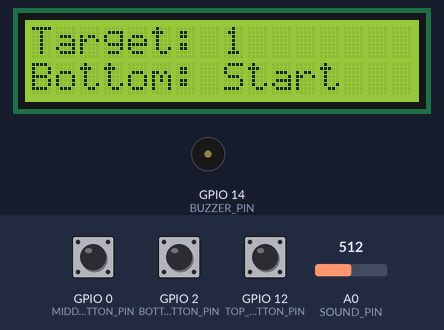
Bench run of a sketch on a simulated ESP8266 (NodeMCU). Parts: 16×2 character LCD, buzzer (waves = sounding, pin HIGH). The test bench sets the inputs (shaded band); at power-on: GPIO 2 (BOTTOM_BUTTON_PIN) HIGH, GPIO 0 (MIDDLE_BUTTON_PIN) HIGH, GPIO 12 (TOP_BUTTON_PIN) HIGH, A0 (SOUND_PIN) = 512. WiFi joins after 1.5 s; servers stay silent unless stated; uploads are accepted with an empty reply; the local clock reads 2024-03-15 10:24:30 at power-on unless the sketch sets it; storage starts empty; EEPROM starts erased; what the sketch prints to the serial monitor is not drawn.

Above: at 1.7 s.
1.8 s: GPIO 2 (BOTTOM_BUTTON_PIN) pulled LOW for 1 s
At 3.3 s:
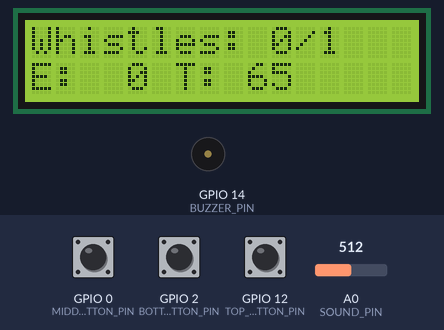
4.4 s: GPIO 2 (BOTTOM_BUTTON_PIN) pulled LOW for 3.2 s
At 10.5 s:
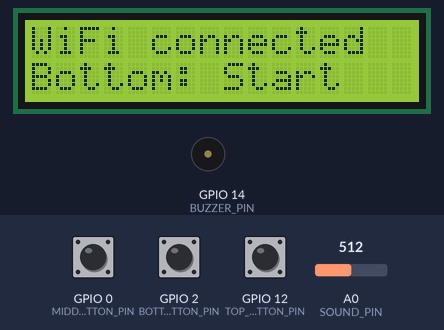
10.6 s: GPIO 0 (MIDDLE_BUTTON_PIN) pulled LOW for 3.2 s
At 12.4 s:
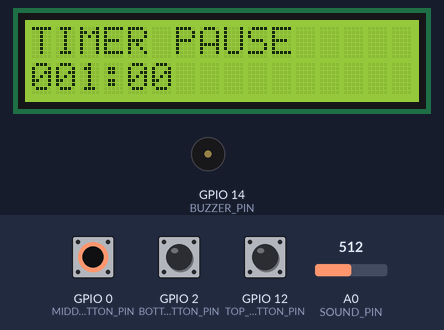
15.3 s: GPIO 2 (BOTTOM_BUTTON_PIN) pulled LOW for 1 s
At 17.2 s:
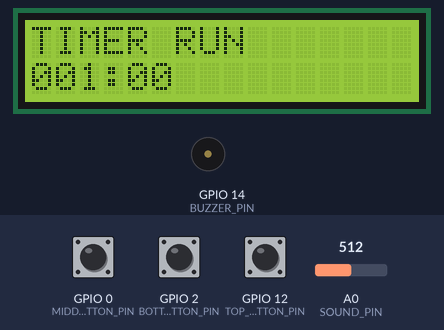
19.3 s: GPIO 0 (MIDDLE_BUTTON_PIN) pulled LOW for 0.15 s
At 22.3 s:
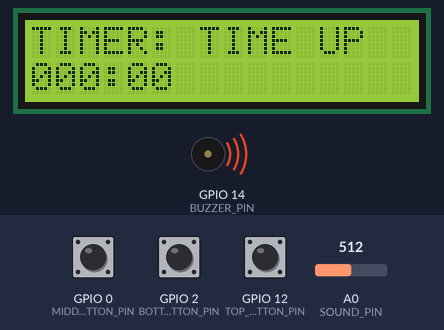
22.4 s: GPIO 12 (TOP_BUTTON_PIN) pulled LOW for 1 s
At 23.8 s:
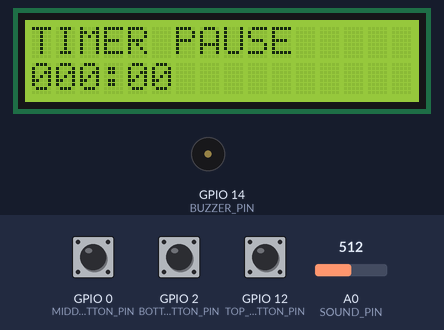
Timing chart, 0 to 25.4 s (numbered marks = the images above; inputs shaded):
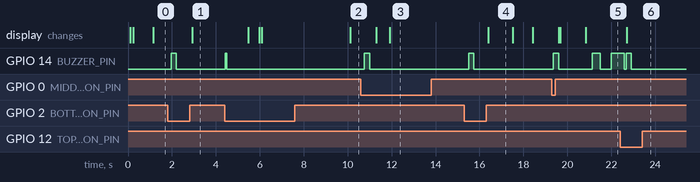

The sketch:

Whistle_counter_esp8266_wifi_multimode.ino
```cpp
/*
  Generic ESP8266 multi-mode whistle counter with a durable Wi-Fi event outbox.
  AO: A0; LCD SDA/SCL: GPIO4/5; buttons: GPIO12/0/2; buzzer: GPIO14.
  GPIO0 and GPIO2 must remain HIGH during normal boot. Use the original wiring.
  See README.md for board, flash, and HTTPS configuration.
*/

#include "Button.h"
#include "Config.h"
#include "Display.h"
#include "SettingsStore.h"
#include "WhistleDetector.h"
#include "NetworkNotifier.h"

enum class AppMode : uint8_t {
  HOME,
  LISTENING,
  THRESHOLD_SETTINGS,
  WHISTLE_ALARM,
  STOPWATCH,
  TIMER
};

enum ButtonId : uint8_t { TOP = 0, MIDDLE = 1, BOTTOM = 2 };

Button buttons[] = {
    Button(Config::TOP_BUTTON_PIN),
    Button(Config::MIDDLE_BUTTON_PIN),
    Button(Config::BOTTOM_BUTTON_PIN),
};

Display display;
SettingsStore settingsStore;
WhistleDetector whistleDetector;

AppMode mode = AppMode::HOME;
uint16_t targetWhistles = 1;
uint16_t countedWhistles = 0;
uint16_t whistleThreshold = Config::DEFAULT_START_THRESHOLD;
bool thresholdDirty = false;

// Stopwatch stores completed time separately from its current running slice,
// allowing pause/resume without losing any time.
uint32_t stopwatchAccumulatedMs = 0;
uint32_t stopwatchStartedAt = 0;
bool stopwatchRunning = false;

// The timer counts down in seconds.  It starts paused, with one minute ready.
uint32_t timerRemainingSeconds = Config::DEFAULT_TIMER_MINUTES * 60UL;
uint32_t timerLastTickAt = 0;
bool timerRunning = false;
bool timerTimeUp = false;

// A button that has dismissed an alarm ignores its hold/release events.  Thus,
// holding Top to silence an alarm cannot accidentally open Stopwatch mode.
bool ignoreUntilRelease[3] = {false, false, false};

uint32_t feedbackBeepStartedAt = 0;
bool feedbackBeepActive = false;
uint32_t startupScreenStartedAt = 0;
uint32_t lastDisplayUpdateAt = 0;

void render(bool force = false);

void requestFeedbackBeep() {
  feedbackBeepActive = true;
  feedbackBeepStartedAt = millis();
}

void goHome(bool resetTarget) {
  mode = AppMode::HOME;
  countedWhistles = 0;
  whistleDetector.reset();
  if (resetTarget) targetWhistles = 1;
  render(true);
}

void beginListening() {
  mode = AppMode::LISTENING;
  countedWhistles = 0;
  whistleDetector.reset();
  NetworkNotifier::startSession();
  NetworkNotifier::publish("session_started", 0, targetWhistles);
  Serial.printf("Listening: target=%u threshold=%u\n", targetWhistles, whistleThreshold);
  render(true);
}

void enterThresholdSettings() {
  mode = AppMode::THRESHOLD_SETTINGS;
  thresholdDirty = false;
  render(true);
}

void leaveThresholdSettings() {
  // This is the only normal EEPROM-write location in the whole sketch.
  if (thresholdDirty && settingsStore.saveThreshold(whistleThreshold)) {
    thresholdDirty = false;
  }
  goHome(false);
}

uint32_t stopwatchElapsedMs() {
  if (!stopwatchRunning) return stopwatchAccumulatedMs;
  return stopwatchAccumulatedMs + (millis() - stopwatchStartedAt);
}

void toggleStopwatch() {
  if (stopwatchRunning) {
    stopwatchAccumulatedMs = stopwatchElapsedMs();
    stopwatchRunning = false;
  } else {
    stopwatchStartedAt = millis();
    stopwatchRunning = true;
  }
}

void resetStopwatch() {
  stopwatchAccumulatedMs = 0;
  if (stopwatchRunning) stopwatchStartedAt = millis();
}

void adjustTimerMinutes(int8_t direction) {
  // Adjusting while running changes the remaining time immediately, which is
  // useful when the user needs to add or remove one minute mid-countdown.
  if (direction > 0 && timerRemainingSeconds <=
                           (Config::MAX_TIMER_MINUTES - 1UL) * 60UL) {
    timerRemainingSeconds += 60;
  } else if (direction < 0) {
    timerRemainingSeconds = timerRemainingSeconds >= 60
                                ? timerRemainingSeconds - 60
                                : 0;
  }
  timerTimeUp = false;
  if (timerRunning) timerLastTickAt = millis();
}

void toggleTimer() {
  if (timerTimeUp) {
    // The first Bottom press after time-up simply acknowledges the alarm.
    timerTimeUp = false;
    return;
  }
  if (timerRemainingSeconds == 0) return;
  timerRunning = !timerRunning;
  timerLastTickAt = millis();
}

void enterStopwatch() {
  mode = AppMode::STOPWATCH;
  render(true);
}

void enterTimer() {
  mode = AppMode::TIMER;
  render(true);
}

void serviceTimer() {
  if (mode != AppMode::TIMER || !timerRunning) return;

  const uint32_t now = millis();
  const uint32_t elapsedSeconds = (now - timerLastTickAt) / 1000UL;
  if (elapsedSeconds == 0) return;

  timerLastTickAt += elapsedSeconds * 1000UL;
  if (elapsedSeconds >= timerRemainingSeconds) {
    timerRemainingSeconds = 0;
    timerRunning = false;
    timerTimeUp = true;
    Serial.println("Timer reached zero.");
    NetworkNotifier::publish("timer_completed", countedWhistles, targetWhistles);
  } else {
    timerRemainingSeconds -= elapsedSeconds;
  }
}

void serviceWhistleCounter() {
  if (mode != AppMode::LISTENING) return;
  if (!whistleDetector.update(whistleThreshold)) return;

  ++countedWhistles;
  NetworkNotifier::publish("whistle", countedWhistles, targetWhistles);
  Serial.printf("Whistle %u/%u\n", countedWhistles, targetWhistles);
  if (countedWhistles >= targetWhistles) {
    countedWhistles = targetWhistles;
    mode = AppMode::WHISTLE_ALARM;
    feedbackBeepActive = false;
    Serial.println("Whistle target reached.");
    NetworkNotifier::publish("completed", countedWhistles, targetWhistles);
  }
  render(true);
}

void serviceBuzzer() {
  const uint32_t now = millis();
  const bool alertActive = mode == AppMode::WHISTLE_ALARM ||
                           (mode == AppMode::TIMER && timerTimeUp);

  if (alertActive) {
    // 500 ms ON, 500 ms OFF for both the whistle completion and timer alert.
    const bool on = (now / Config::ALARM_INTERVAL_MS) % 2 == 0;
    digitalWrite(Config::BUZZER_PIN, on ? HIGH : LOW);
  } else if (feedbackBeepActive &&
             now - feedbackBeepStartedAt < Config::FEEDBACK_BEEP_MS) {
    digitalWrite(Config::BUZZER_PIN, HIGH);
  } else {
    feedbackBeepActive = false;
    digitalWrite(Config::BUZZER_PIN, LOW);
  }
}

void handleLongPress(ButtonId id) {
  if (mode == AppMode::HOME) {
    if (id == TOP) enterStopwatch();
    if (id == MIDDLE) enterTimer();
    // Bottom keeps its original whistle-counter role: a one-second hold opens
    // the threshold screen.  Its short-release action still starts listening.
    if (id == BOTTOM) enterThresholdSettings();
  } else if (mode == AppMode::LISTENING && id == BOTTOM) {
    // Cancel a listening session but retain the chosen target number.
    NetworkNotifier::publish("cancelled", countedWhistles, targetWhistles);
    goHome(false);
  } else if (mode == AppMode::THRESHOLD_SETTINGS && id == BOTTOM) {
    leaveThresholdSettings();
  } else if ((mode == AppMode::STOPWATCH || mode == AppMode::TIMER) && id == TOP) {
    // Utility modes always return to the regular whistle-counter Home screen.
    goHome(false);
  }
}

void handleShortRelease(ButtonId id) {
  switch (mode) {
    case AppMode::HOME:
      if (id == TOP && targetWhistles < 999) ++targetWhistles;
      if (id == MIDDLE && targetWhistles > 1) --targetWhistles;
      if (id == BOTTOM) beginListening();
      break;

    case AppMode::THRESHOLD_SETTINGS:
      if (id == TOP && whistleThreshold + Config::THRESHOLD_STEP <=
                           Config::MAX_START_THRESHOLD) {
        whistleThreshold += Config::THRESHOLD_STEP;
        thresholdDirty = true;
      }
      if (id == MIDDLE && whistleThreshold >=
                              Config::MIN_START_THRESHOLD + Config::THRESHOLD_STEP) {
        whistleThreshold -= Config::THRESHOLD_STEP;
        thresholdDirty = true;
      }
      break;

    case AppMode::STOPWATCH:
      if (id == TOP) toggleStopwatch();
      if (id == MIDDLE) resetStopwatch();
      break;

    case AppMode::TIMER:
      if (id == TOP) adjustTimerMinutes(+1);
      if (id == MIDDLE) adjustTimerMinutes(-1);
      if (id == BOTTOM) toggleTimer();
      break;

    case AppMode::LISTENING:
    case AppMode::WHISTLE_ALARM:
      // Listening has no short button actions; the bottom long press cancels.
      break;
  }
  render(true);
}

void handleButtonEvent(ButtonId id, ButtonEvent event) {
  if (event == ButtonEvent::NONE) return;

  if (event == ButtonEvent::PRESSED) {
    requestFeedbackBeep();

    if (mode == AppMode::WHISTLE_ALARM) {
      // Any press resets the whistle alarm to a clean target of one.
      goHome(true);
      ignoreUntilRelease[id] = true;
    } else if (mode == AppMode::TIMER && timerTimeUp) {
      // Any press silences a completed timer without changing its time.
      timerTimeUp = false;
      ignoreUntilRelease[id] = true;
      render(true);
    }
    return;
  }

  if (ignoreUntilRelease[id]) {
    if (event == ButtonEvent::RELEASED_SHORT || event == ButtonEvent::RELEASED_LONG) {
      ignoreUntilRelease[id] = false;
    }
    return;
  }

  if (event == ButtonEvent::LONG_PRESSED) {
    handleLongPress(id);
  } else if (event == ButtonEvent::RELEASED_SHORT) {
    handleShortRelease(id);
  }
}

void render(bool force) {
  const uint32_t now = millis();
  if (!force && now - lastDisplayUpdateAt < Config::LCD_REFRESH_MS) return;
  lastDisplayUpdateAt = now;

  if (now - startupScreenStartedAt < Config::STARTUP_SCREEN_MS) {
    display.showSplash();
    return;
  }

  switch (mode) {
    case AppMode::HOME:
      if (now % 5000 < 1000) {
        display.showNetworkStatus(NetworkNotifier::wifiConnected(), NetworkNotifier::deliveryFault());
      } else {
        display.showHome(targetWhistles);
      }
      break;
    case AppMode::LISTENING:
      display.showListening(countedWhistles, targetWhistles,
                            whistleDetector.filteredEnvelope(), whistleThreshold);
      break;
    case AppMode::THRESHOLD_SETTINGS:
      display.showThresholdSettings(whistleThreshold);
      break;
    case AppMode::WHISTLE_ALARM:
      display.showWhistleAlarm(countedWhistles, targetWhistles,
                               (now / Config::ALARM_INTERVAL_MS) % 2 == 0);
      break;
    case AppMode::STOPWATCH:
      display.showStopwatch(stopwatchElapsedMs(), stopwatchRunning);
      break;
    case AppMode::TIMER:
      display.showTimer(timerRemainingSeconds, timerRunning, timerTimeUp);
      break;
  }
}

void setup() {
  Serial.begin(115200);
  Serial.println();
  Serial.println("Multi-mode whistle counter booting.");

  pinMode(Config::BUZZER_PIN, OUTPUT);
  digitalWrite(Config::BUZZER_PIN, LOW);
  for (Button &button : buttons) button.begin();

  display.begin();
  whistleThreshold = settingsStore.loadThreshold();
  pinMode(Config::SOUND_PIN, INPUT);
  whistleDetector.begin();
  NetworkNotifier::begin();
  NetworkNotifier::setDisplayAddress(display.address());
  startupScreenStartedAt = millis();
  render(true);
}

void loop() {
  const uint32_t now = millis();
  for (uint8_t i = 0; i < 3; ++i) {
    handleButtonEvent(static_cast<ButtonId>(i), buttons[i].update(now));
  }

  serviceWhistleCounter();
  serviceTimer();
  serviceBuzzer();
  render(false);
  static const char *modeNames[] = {"home", "listening", "settings", "alarm", "stopwatch", "timer"};
  NetworkNotifier::setState(modeNames[static_cast<uint8_t>(mode)], countedWhistles, targetWhistles);
  NetworkNotifier::update();
  // Yield to the ESP8266 Wi-Fi stack between sampling passes.
  delay(1);
}
```

Button.cpp
```cpp
#include "Button.h"

#include "Config.h"

Button::Button(uint8_t pin) : pin_(pin) {}

void Button::begin() {
  // Each button is wired from its pin to GND.  The internal pull-up holds the
  // pin HIGH when released, so a pressed button reads LOW.
  pinMode(pin_, INPUT_PULLUP);
  rawPressed_ = digitalRead(pin_) == LOW;
  stablePressed_ = rawPressed_;
  rawChangedAt_ = millis();
}

ButtonEvent Button::update(uint32_t now) {
  const bool rawPressedNow = digitalRead(pin_) == LOW;
  if (rawPressedNow != rawPressed_) {
    rawPressed_ = rawPressedNow;
    rawChangedAt_ = now;
  }

  if (rawPressed_ != stablePressed_ &&
      now - rawChangedAt_ >= Config::BUTTON_DEBOUNCE_MS) {
    stablePressed_ = rawPressed_;
    if (stablePressed_) {
      pressedAt_ = now;
      longPressReported_ = false;
      return ButtonEvent::PRESSED;
    }

    return longPressReported_ ? ButtonEvent::RELEASED_LONG
                              : ButtonEvent::RELEASED_SHORT;
  }

  if (stablePressed_ && !longPressReported_ &&
      now - pressedAt_ >= Config::LONG_PRESS_MS) {
    longPressReported_ = true;
    return ButtonEvent::LONG_PRESSED;
  }

  return ButtonEvent::NONE;
}
```

Button.h
```cpp
#pragma once

#include <Arduino.h>

// A released-short event means the button was released before LONG_PRESS_MS.
// Separating it from RELEASED_LONG prevents a long press from also performing
// the short-press action when the user finally releases the button.
enum class ButtonEvent : uint8_t {
  NONE,
  PRESSED,
  LONG_PRESSED,
  RELEASED_SHORT,
  RELEASED_LONG
};

class Button {
 public:
  explicit Button(uint8_t pin);

  void begin();
  ButtonEvent update(uint32_t now);

 private:
  uint8_t pin_;
  bool rawPressed_ = false;
  bool stablePressed_ = false;
  bool longPressReported_ = false;
  uint32_t rawChangedAt_ = 0;
  uint32_t pressedAt_ = 0;
};
```

Display.cpp
```cpp
#include "Display.h"

#include <Wire.h>

#include "Config.h"

namespace {
void formatStopwatch(uint32_t elapsedMs, char *out, size_t length) {
  const uint16_t tenths = (elapsedMs / 100) % 10;
  const uint32_t totalSeconds = elapsedMs / 1000;
  const uint16_t minutes = totalSeconds / 60;
  const uint16_t seconds = totalSeconds % 60;
  snprintf(out, length, "%02u:%02u.%u", minutes, seconds, tenths);
}

void formatTimer(uint32_t remainingSeconds, char *out, size_t length) {
  const uint16_t minutes = remainingSeconds / 60;
  const uint16_t seconds = remainingSeconds % 60;
  snprintf(out, length, "%03u:%02u", minutes, seconds);
}
} // namespace

void Display::begin() {
  Wire.begin(Config::LCD_SDA_PIN, Config::LCD_SCL_PIN);
  Wire.setClock(100000);
  Wire.setClockStretchLimit(1500);
  // Common PCF8574/PCF8574A backpacks use these two addresses. An ACK only
  // confirms a bus responder; it does not verify the LCD's text or pin map.
  const uint8_t candidates[] = {Config::LCD_ADDRESS, 0x27, 0x3F};
  for (uint8_t candidate : candidates) {
    Wire.beginTransmission(candidate);
    if (Wire.endTransmission() == 0) { address_ = candidate; break; }
  }
  if (!address_) {
    Serial.println(F("LCD not detected at configured address, 0x27, or 0x3F. Check GPIO4 SDA / GPIO5 SCL and power."));
    return;
  }
  Serial.printf("LCD I2C responder: 0x%02X (SDA GPIO%u, SCL GPIO%u)\n",
                address_, Config::LCD_SDA_PIN, Config::LCD_SCL_PIN);
  lcd_.reset(new LiquidCrystal_I2C(address_, 16, 2));
  delay(100);
  lcd_->init();
  // Some library implementations call Wire.begin() internally.
  Wire.setClock(100000);
  lcd_->backlight();
  lcd_->leftToRight();
  lcd_->noAutoscroll();
  lcd_->clear();
  previousFirst_[0] = previousSecond_[0] = 0;
}

void Display::showLines(const char *first, const char *second) {
  if (!lcd_) return;
  char firstLine[17];
  char secondLine[17];
  snprintf(firstLine, sizeof(firstLine), "%-16.16s", first);
  snprintf(secondLine, sizeof(secondLine), "%-16.16s", second);

  if (strcmp(firstLine, previousFirst_) != 0) {
    lcd_->setCursor(0, 0);
    lcd_->print(firstLine);
    strcpy(previousFirst_, firstLine);
  }
  if (strcmp(secondLine, previousSecond_) != 0) {
    lcd_->setCursor(0, 1);
    lcd_->print(secondLine);
    strcpy(previousSecond_, secondLine);
  }
}

void Display::showSplash() {
  showLines("Whistle Counter", "Starting...");
}

void Display::showHome(uint16_t target) {
  char line[20];
  snprintf(line, sizeof(line), "Target: %u", target);
  showLines(line, "Bottom: Start");
}

void Display::showNetworkStatus(bool connected, bool deliveryFault) {
  showLines(connected ? "WiFi connected" : "WiFi connecting",
            deliveryFault ? "Push config/error" : "Bottom: Start");
}

void Display::showListening(uint16_t count, uint16_t target,
                            uint16_t envelope, uint16_t threshold) {
  char first[32];
  char second[32];
  snprintf(first, sizeof(first), "Whistles: %u/%u", count, target);
  snprintf(second, sizeof(second), "E:%3u T:%3u", envelope, threshold);
  showLines(first, second);
}

void Display::showThresholdSettings(uint16_t threshold) {
  char line[32];
  snprintf(line, sizeof(line), "T:%u  +/- 3", threshold);
  showLines("Set threshold", line);
}

void Display::showWhistleAlarm(uint16_t count, uint16_t target, bool visible) {
  if (!visible) {
    showLines("", "");
    return;
  }
  char line[32];
  snprintf(line, sizeof(line), "%u/%u whistles", count, target);
  showLines(line, "COMPLETED");
}

void Display::showStopwatch(uint32_t elapsedMs, bool running) {
  char line[20];
  formatStopwatch(elapsedMs, line, sizeof(line));
  showLines(running ? "STOPWATCH RUN" : "STOPWATCH PAUSE", line);
}

void Display::showTimer(uint32_t remainingSeconds, bool running, bool timeUp) {
  char line[20];
  formatTimer(remainingSeconds, line, sizeof(line));
  if (timeUp) {
    showLines("TIMER: TIME UP", line);
  } else {
    showLines(running ? "TIMER RUN" : "TIMER PAUSE", line);
  }
}
```

Display.h
```cpp
#pragma once

#include <Arduino.h>
#include <LiquidCrystal_I2C.h>
#include <memory>

#include "Config.h"

// Keeps all LCD formatting in one place.  It also remembers the previous two
// lines, avoiding unnecessary I2C traffic and visible display flicker.
class Display {
 public:
  void begin();
  uint8_t address() const { return address_; }
  void showSplash();
  void showHome(uint16_t target);
  void showNetworkStatus(bool connected, bool deliveryFault);
  void showListening(uint16_t count, uint16_t target, uint16_t envelope,
                     uint16_t threshold);
  void showThresholdSettings(uint16_t threshold);
  void showWhistleAlarm(uint16_t count, uint16_t target, bool visible);
  void showStopwatch(uint32_t elapsedMs, bool running);
  void showTimer(uint32_t remainingSeconds, bool running, bool timeUp);

 private:
  void showLines(const char *first, const char *second);

  std::unique_ptr<LiquidCrystal_I2C> lcd_;
  uint8_t address_ = 0;
  char previousFirst_[17] = "";
  char previousSecond_[17] = "";
};
```

Source omitted: HttpResponse.h (4335 bytes), LocalStatusPage.h (3096 bytes), NetworkNotifier.cpp (14006 bytes), NetworkNotifier.h (611 bytes), WhistleDetector.cpp (2683 bytes), WhistleDetector.h (774 bytes), WiFiSecrets.example.h (197 bytes), Config.h (2135 bytes), ServerConfig.example.h (486 bytes), SettingsStore.cpp (1352 bytes), SettingsStore.h (293 bytes)

Measured:
- after the input at 1.8 s, GPIO 14 (BUZZER_PIN): LOW → HIGH after 0.17 s, → LOW 0.23 s later; the display: changes after 1.1 s (image 1)
- after the input at 4.4 s, GPIO 14 (BUZZER_PIN): LOW → HIGH at once, → LOW 0.06 s later; the display: first changes after 1.1 s (image 2 shows a later state)
- after the input at 10.6 s, GPIO 14 (BUZZER_PIN): LOW → HIGH after 0.16 s, → LOW 0.23 s later; the display: first differs from a run without the input after 1.3 s (image 3)
- after the input at 15.3 s, GPIO 14 (BUZZER_PIN): LOW → HIGH after 0.20 s, → LOW 0.23 s later; the display: changes after 1.1 s (image 4)
- after the input at 19.3 s, GPIO 14 (BUZZER_PIN): goes HIGH 0.23 s, LOW 1.5 s, HIGH 0.37 s, LOW 0.51 s, then HIGH, starting after 0.07 s
- after the input at 22.4 s, the display: changes after 0.30 s (image 6)
- what the display in image 4 shows lasts 1.1 s, from 16.4 s to 17.5 s
